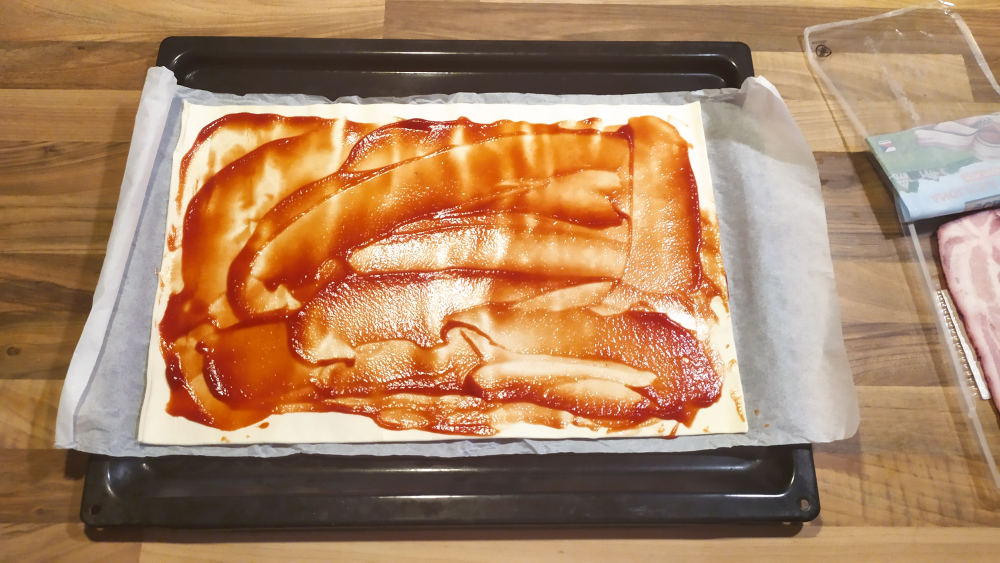
#> input picture images/snek/1.jpg, 4000 x 2250 px (shown at 1/4 size); its folder holds 4 pictures in this run
$ python small.py
#> lines starting #> are read from the running program, lines starting #| are printed output that depends on the picture
import os
from PIL import Image

for filename in os.listdir('.'):
    if filename.endswith((".jpg", ".jpeg")):
        with Image.open(filename) as img:
#> img is the input picture: PIL image 4000x2250 RGB; mean R, G, B 170.4, 131.2, 99.1
            img_ratio = img.width / img.height
#> img_ratio = 1.78
            resized_img = img.resize((320, 180))
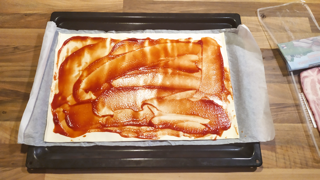
#> resized_img: PIL image 320x180 RGB; mean R, G, B 170.4, 131.2, 99.1
            resized_img.save("thumb_"+filename)
        print("Compressed", filename)
#> pass 2 of the loop `for filename in os.listdir('.'):`:
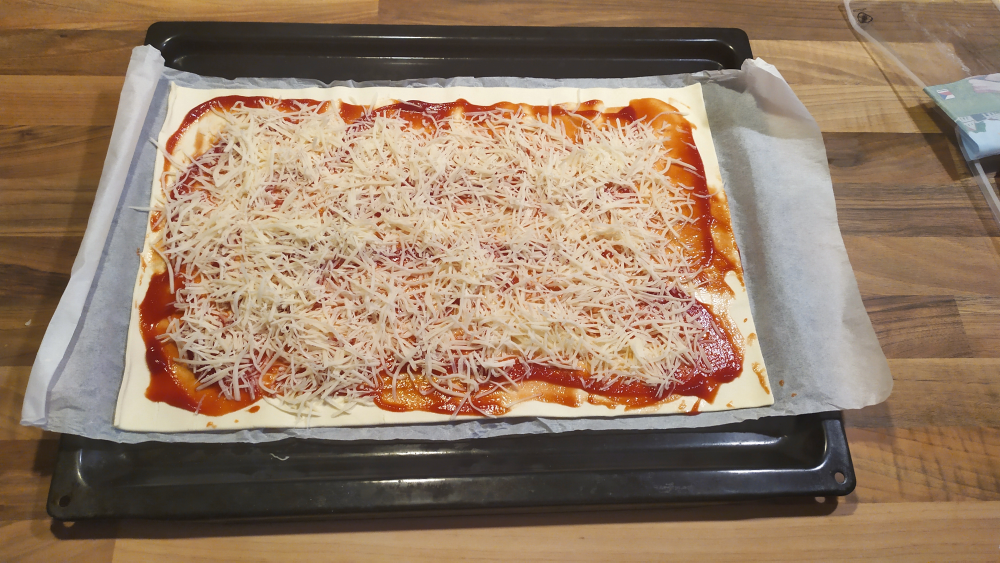
#> input picture images/snek/2.jpg, 4000 x 2250 px (shown at 1/4 size)
#> img is the input picture: PIL image 4000x2250 RGB; mean R, G, B 148.6, 124.4, 102.9
#> `resized_img = img.resize((320, 180))`:
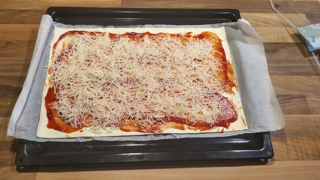
#> resized_img: PIL image 320x180 RGB; mean R, G, B 148.6, 124.4, 102.9
#> pass 3 of the loop `for filename in os.listdir('.'):`:
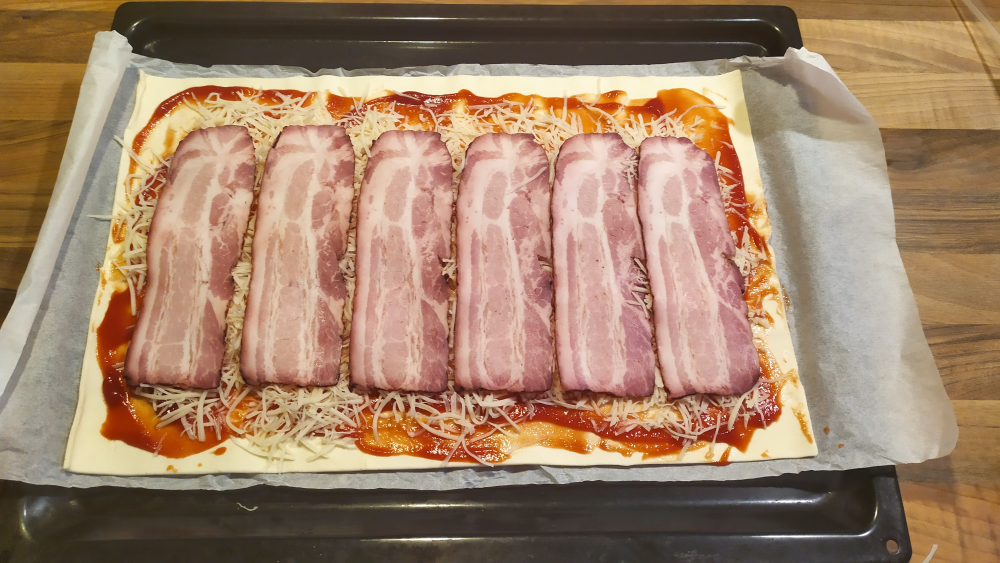
#> input picture images/snek/3.jpg, 4000 x 2250 px (shown at 1/4 size)
#> img is the input picture: PIL image 4000x2250 RGB; mean R, G, B 160.5, 130.5, 105.8
#> `resized_img = img.resize((320, 180))`:
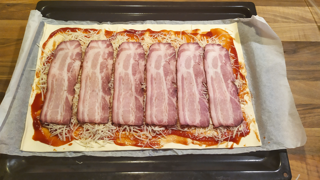
#> resized_img: PIL image 320x180 RGB; mean R, G, B 160.5, 130.5, 105.8
#> the loop made 5 passes; the first 3 are shown
